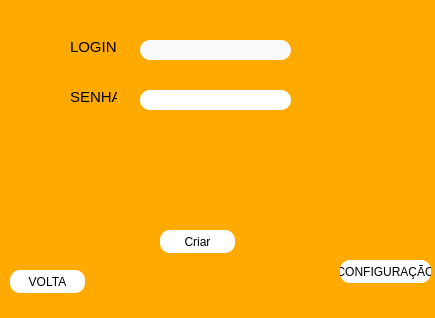
<?xml version="1.0" encoding="UTF-8"?>
<ui version="4.0">
 <class>MainWindow</class>
 <widget class="QMainWindow" name="MainWindow">
  <property name="geometry">
   <rect>
    <x>0</x>
    <y>0</y>
    <width>435</width>
    <height>318</height>
   </rect>
  </property>
  <property name="windowTitle">
   <string>MainWindow</string>
  </property>
  <property name="styleSheet">
   <string notr="true">border-radius:10px;
background-color: rgb(255, 170, 0);</string>
  </property>
  <widget class="QWidget" name="centralwidget">
   <widget class="QLineEdit" name="input_usuario">
    <property name="geometry">
     <rect>
      <x>140</x>
      <y>40</y>
      <width>151</width>
      <height>20</height>
     </rect>
    </property>
    <property name="styleSheet">
     <string notr="true">background-color:rgb(249, 249, 249)</string>
    </property>
    <property name="inputMask">
     <string/>
    </property>
   </widget>
   <widget class="QLineEdit" name="input_senha">
    <property name="geometry">
     <rect>
      <x>140</x>
      <y>90</y>
      <width>151</width>
      <height>20</height>
     </rect>
    </property>
    <property name="styleSheet">
     <string notr="true">background-color: rgb(255, 255, 255);</string>
    </property>
    <property name="inputMask">
     <string/>
    </property>
    <property name="text">
     <string/>
    </property>
    <property name="maxLength">
     <number>32767</number>
    </property>
    <property name="cursorPosition">
     <number>0</number>
    </property>
   </widget>
   <widget class="QPushButton" name="criador">
    <property name="geometry">
     <rect>
      <x>160</x>
      <y>230</y>
      <width>75</width>
      <height>23</height>
     </rect>
    </property>
    <property name="styleSheet">
     <string notr="true">background-color: rgb(255, 255, 255);</string>
    </property>
    <property name="text">
     <string>Criar</string>
    </property>
   </widget>
   <widget class="QLabel" name="erro">
    <property name="geometry">
     <rect>
      <x>100</x>
      <y>160</y>
      <width>201</width>
      <height>20</height>
     </rect>
    </property>
    <property name="styleSheet">
     <string notr="true">color: rgb(255, 255, 255);</string>
    </property>
    <property name="text">
     <string/>
    </property>
   </widget>
   <widget class="QPushButton" name="adm">
    <property name="geometry">
     <rect>
      <x>340</x>
      <y>260</y>
      <width>91</width>
      <height>23</height>
     </rect>
    </property>
    <property name="styleSheet">
     <string notr="true">background-color: rgb(255, 255, 255);</string>
    </property>
    <property name="text">
     <string>CONFIGURAÇÃO</string>
    </property>
   </widget>
   <widget class="QLabel" name="label">
    <property name="geometry">
     <rect>
      <x>70</x>
      <y>40</y>
      <width>47</width>
      <height>13</height>
     </rect>
    </property>
    <property name="font">
     <font>
      <pointsize>11</pointsize>
     </font>
    </property>
    <property name="text">
     <string>LOGIN</string>
    </property>
   </widget>
   <widget class="QLabel" name="label_2">
    <property name="geometry">
     <rect>
      <x>70</x>
      <y>90</y>
      <width>47</width>
      <height>13</height>
     </rect>
    </property>
    <property name="font">
     <font>
      <pointsize>11</pointsize>
     </font>
    </property>
    <property name="text">
     <string>SENHA</string>
    </property>
   </widget>
   <widget class="QPushButton" name="volta_inicio">
    <property name="geometry">
     <rect>
      <x>10</x>
      <y>270</y>
      <width>75</width>
      <height>23</height>
     </rect>
    </property>
    <property name="styleSheet">
     <string notr="true">background-color: rgb(255, 255, 255);</string>
    </property>
    <property name="text">
     <string>VOLTA</string>
    </property>
   </widget>
  </widget>
 </widget>
 <resources/>
 <connections/>
</ui>
